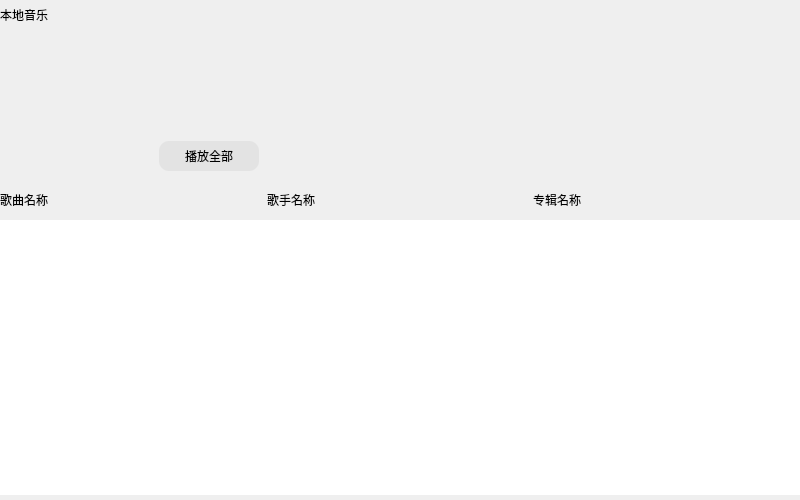
<?xml version="1.0" encoding="UTF-8"?>
<ui version="4.0">
 <class>CommonPage</class>
 <widget class="QWidget" name="CommonPage">
  <property name="geometry">
   <rect>
    <x>0</x>
    <y>0</y>
    <width>800</width>
    <height>500</height>
   </rect>
  </property>
  <property name="windowTitle">
   <string>Form</string>
  </property>
  <layout class="QVBoxLayout" name="verticalLayout">
   <property name="spacing">
    <number>0</number>
   </property>
   <property name="leftMargin">
    <number>0</number>
   </property>
   <property name="topMargin">
    <number>0</number>
   </property>
   <property name="rightMargin">
    <number>0</number>
   </property>
   <property name="bottomMargin">
    <number>5</number>
   </property>
   <item>
    <widget class="QLabel" name="pageTittle">
     <property name="minimumSize">
      <size>
       <width>0</width>
       <height>30</height>
      </size>
     </property>
     <property name="maximumSize">
      <size>
       <width>16777215</width>
       <height>30</height>
      </size>
     </property>
     <property name="text">
      <string>本地音乐</string>
     </property>
    </widget>
   </item>
   <item>
    <widget class="QWidget" name="musicPlayBox" native="true">
     <property name="minimumSize">
      <size>
       <width>0</width>
       <height>150</height>
      </size>
     </property>
     <property name="maximumSize">
      <size>
       <width>16777215</width>
       <height>150</height>
      </size>
     </property>
     <layout class="QHBoxLayout" name="horizontalLayout">
      <property name="spacing">
       <number>0</number>
      </property>
      <property name="leftMargin">
       <number>0</number>
      </property>
      <property name="topMargin">
       <number>0</number>
      </property>
      <property name="rightMargin">
       <number>0</number>
      </property>
      <property name="bottomMargin">
       <number>0</number>
      </property>
      <item>
       <widget class="QLabel" name="musicImageLabel">
        <property name="minimumSize">
         <size>
          <width>150</width>
          <height>0</height>
         </size>
        </property>
        <property name="maximumSize">
         <size>
          <width>150</width>
          <height>16777215</height>
         </size>
        </property>
        <property name="text">
         <string/>
        </property>
       </widget>
      </item>
      <item>
       <widget class="QWidget" name="playAll" native="true">
        <property name="minimumSize">
         <size>
          <width>120</width>
          <height>0</height>
         </size>
        </property>
        <property name="maximumSize">
         <size>
          <width>120</width>
          <height>16777215</height>
         </size>
        </property>
        <layout class="QVBoxLayout" name="verticalLayout_2">
         <item>
          <spacer name="verticalSpacer">
           <property name="orientation">
            <enum>Qt::Vertical</enum>
           </property>
           <property name="sizeHint" stdset="0">
            <size>
             <width>20</width>
             <height>88</height>
            </size>
           </property>
          </spacer>
         </item>
         <item>
          <widget class="QPushButton" name="playAllBtn">
           <property name="minimumSize">
            <size>
             <width>100</width>
             <height>30</height>
            </size>
           </property>
           <property name="maximumSize">
            <size>
             <width>100</width>
             <height>30</height>
            </size>
           </property>
           <property name="styleSheet">
            <string notr="true">#playAllBtn
{
 background-color:#E3E3E3;
 border-radius:10px;
}
#playAllBtn:hover
{
 background-color:#1ECD97;
}</string>
           </property>
           <property name="text">
            <string>播放全部</string>
           </property>
          </widget>
         </item>
        </layout>
       </widget>
      </item>
      <item>
       <spacer name="horizontalSpacer">
        <property name="orientation">
         <enum>Qt::Horizontal</enum>
        </property>
        <property name="sizeHint" stdset="0">
         <size>
          <width>527</width>
          <height>20</height>
         </size>
        </property>
       </spacer>
      </item>
     </layout>
    </widget>
   </item>
   <item>
    <widget class="QWidget" name="listLabelBox_2" native="true">
     <property name="minimumSize">
      <size>
       <width>0</width>
       <height>40</height>
      </size>
     </property>
     <property name="maximumSize">
      <size>
       <width>16777215</width>
       <height>40</height>
      </size>
     </property>
     <layout class="QHBoxLayout" name="horizontalLayout_2">
      <property name="spacing">
       <number>0</number>
      </property>
      <property name="leftMargin">
       <number>0</number>
      </property>
      <property name="topMargin">
       <number>0</number>
      </property>
      <property name="rightMargin">
       <number>0</number>
      </property>
      <property name="bottomMargin">
       <number>0</number>
      </property>
      <item>
       <widget class="QLabel" name="musicNameLabel">
        <property name="text">
         <string>歌曲名称</string>
        </property>
       </widget>
      </item>
      <item>
       <widget class="QLabel" name="musicSingerLabel">
        <property name="text">
         <string>歌手名称</string>
        </property>
       </widget>
      </item>
      <item>
       <widget class="QLabel" name="musicAlbumLabel">
        <property name="text">
         <string>专辑名称</string>
        </property>
       </widget>
      </item>
     </layout>
    </widget>
   </item>
   <item>
    <widget class="QListWidget" name="pageMusicList">
     <property name="styleSheet">
      <string notr="true">/* 默认状态：无虚线框 */
#pageMusicList::item {
    outline: none;
}

/* 选中状态：无虚线框 */
#pageMusicList::item:selected {
    background-color: #EFEFEF;
    outline: none;
}

/* 选中且鼠标悬停时：移除虚线框（或保持无框） */
#pageMusicList::selected:hover {
    background-color: #E0E0E0;  /* 悬停时的背景色 */
    outline: none;
	border:none;
}

/* 选中且未悬停时（鼠标移开后）：显示虚线框 */
#pageMusicList::selected:!hover {
    /* 或者使用 outline: auto; 使用系统默认样式 */
    outline: none;
	border:none;
}




/* ===== 完全自定义滚动条，无多余线条 ===== */

/* QListWidget 本身 */
#pageMusicList {
    border: none;
    background-color: white;
}

/* 垂直滚动条整体 */
QScrollBar:vertical {
    width: 10px;
    background: #F0F0F0;
    border: none;
    margin: 0px;
    padding: 0px;
}

/* 滑块 - 灰色 */
QScrollBar::handle:vertical {
    background-color: #C0C0C0;  /* 银色/灰色 */
    border-radius: 5px;
    min-height: 30px;
    border: none;
    margin: 0px;
}

/* 滑块悬停 - 深灰色 */
QScrollBar::handle:vertical:hover {
    background-color: #A0A0A0;  /* 深灰色 */
}

/* 滑块按下 - 更深的灰色 */
QScrollBar::handle:vertical:pressed {
    background-color: #808080;  /* 中灰色 */
}

/* 完全隐藏上下箭头区域 */
QScrollBar::sub-line:vertical,
QScrollBar::add-line:vertical {
    background: transparent;
    border: none;
    height: 0px;
    width: 0px;
}

/* 隐藏箭头图标 */
QScrollBar::up-arrow:vertical,
QScrollBar::down-arrow:vertical {
    background: none;
    width: 0px;
    height: 0px;
}

/* 滑块轨道区域背景统一 */
QScrollBar::add-page:vertical,
QScrollBar::sub-page:vertical {
    background: #F0F0F0;
    border: none;
}

/* 滚动条角落（如果存在水平滚动条） */
QScrollBar:corner {
    background: #F0F0F0;
    border: none;
}</string>
     </property>
    </widget>
   </item>
  </layout>
 </widget>
 <resources/>
 <connections/>
</ui>
